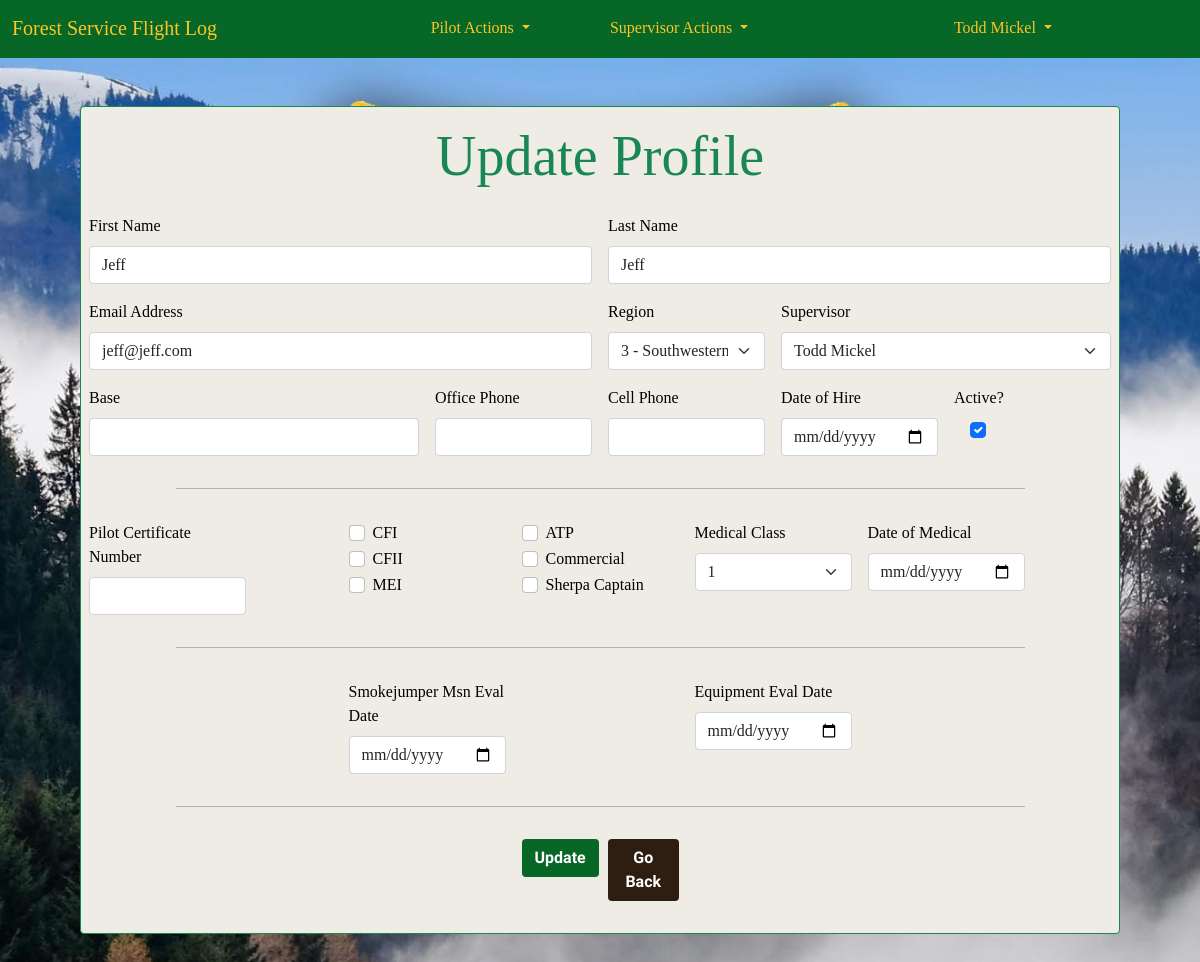
Before: /accounts/6/update/ (signed in) with the older database file.
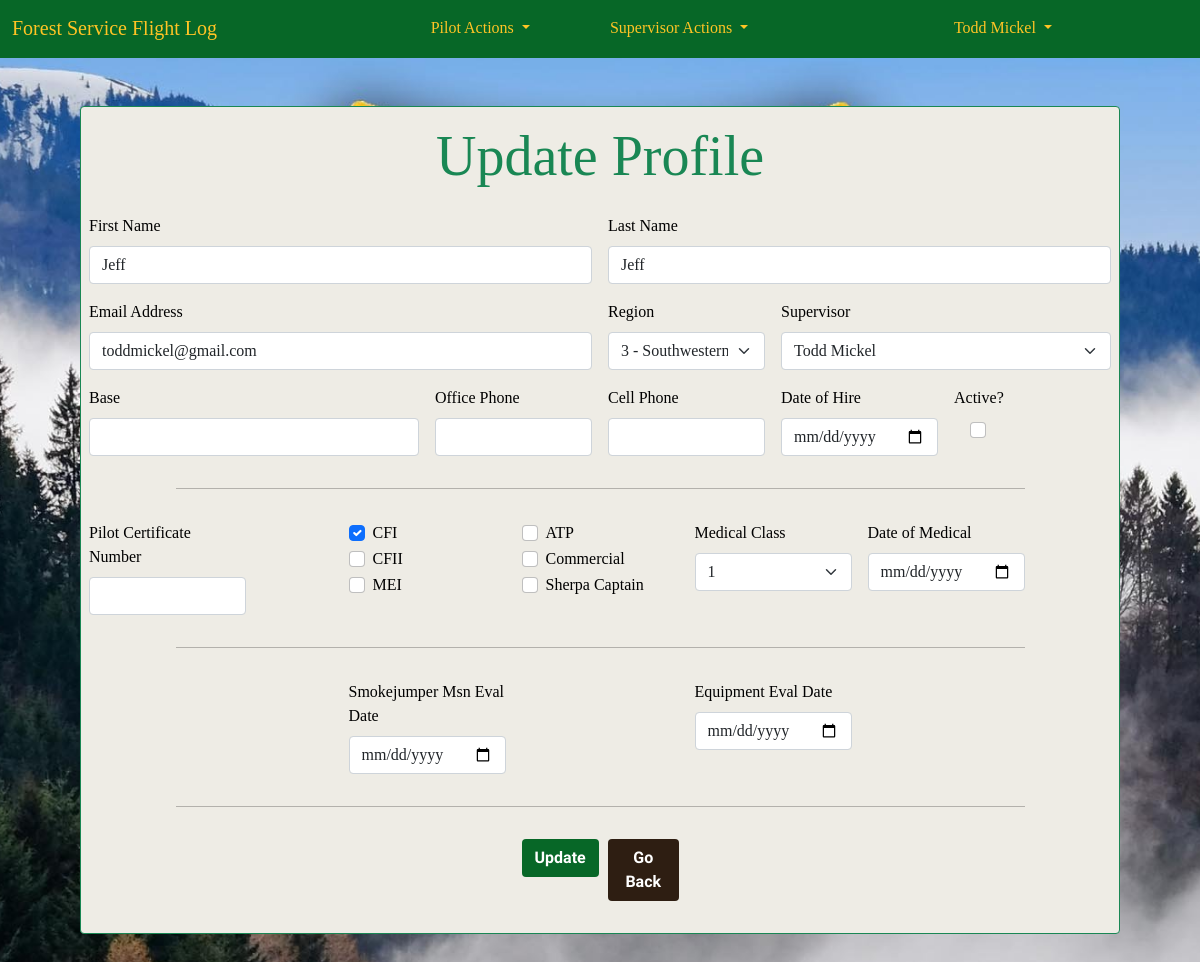
After: the same page with the newer database file.
### accounts/models.py (models this page shows, shortened)
class CustomUser(AbstractUser):
    REGION_CHOICES = [
        ('1', '1 - Northern'),
        ('2', '2 - Rocky Mountain'),
        ('3', '3 - Southwestern'),
        ('4', '4 - Intermountain'),
        ('5', '5 - Pacific Southwest'),
        ('6', '6 - Pacific Northwest'),
        ('8', '8 - Southern'),
        ('9', '9 - Eastern'),
        ('10', '10 - Alaska'),
        ('WO', 'Washington Office'),
    ]
    '''username = None
    email = models.EmailField(_('email address'), unique=True)'''
    region = models.CharField(
        max_length=4,
        choices=REGION_CHOICES,
        default='WO',
        null=False,
        blank=False
        )
    base = models.CharField(max_length=20, blank=True)
    office_phone = models.CharField(max_length=12, blank=True)
    cell_phone = models.CharField(max_length=12, blank=True)
    date_of_hire = models.DateField(null=True, blank=True)
    pilot_cert_number = models.CharField(max_length=20, blank=True)
    atp = models.BooleanField(default=False)
    cfi = models.BooleanField(default=False)
    cfii = models.BooleanField(default=False)
    mei = models.BooleanField(default=False)
    commercial_rating = models.BooleanField(default=False)
    medical_class = models.IntegerField(null=True, blank=True)
    date_of_medical = models.DateField(null=True, blank=True)
    user_supervisor = models.ForeignKey(
        'self',
        on_delete=models.PROTECT,
        limit_choices_to={'is_supervisor': True},
        blank=True,
        null=True
        )
    is_supervisor = models.BooleanField(default=False)
    is_captain = models.BooleanField(default=False)
    smokejumper_msn_eval_date = models.DateField(null=True, blank=True)
    equipment_eval_date = models.DateField(null=True, blank=True)
    order = ('username',)
    USERNAME_FIELD = 'username'
    REQUIRED_FIELDS = []
    def __str__(self):
        return f'{self.first_name} {self.last_name}'

### accounts/views.py (the view, shortened to what this page needs)
# urls.py: path("<int:pk>/update/", ProfileView.as_view(), name="profile")
class ProfileView(LoginRequiredMixin, generic.edit.UpdateView):
    model = CustomUser
    form_class = ProfileForm
    template_name = 'profile.html'

### accounts/forms.py
class ProfileForm(forms.ModelForm):
    class Meta:
        model = CustomUser
        fields = [
            'id', 'first_name', 'last_name', 'email',
            'region', 'user_supervisor', 'base', 'is_active',
            'office_phone', 'cell_phone', 'date_of_hire',
            'pilot_cert_number', 'atp', 'cfi', 'cfii', 'mei',
            'commercial_rating', 'medical_class', 'date_of_medical',
            'is_captain', 'smokejumper_msn_eval_date', 'equipment_eval_date',
            ]
        widgets = {
            'date_of_hire': widgets.DateInput(attrs={'type': 'date'}),
            'date_of_medical': widgets.DateInput(attrs={'type': 'date'}),
            'smokejumper_msn_eval_date': widgets.DateInput(attrs={'type': 'date'}),
            'equipment_eval_date': widgets.DateInput(attrs={'type': 'date'}),
            'medical_class': widgets.Select(choices=[
                ('1','1'),
                ('2','2'),
                ('3','3'),
            ])
        }
    def __init__(self, *args, **kwargs):
        super(ProfileForm, self).__init__(*args, **kwargs)
        for visible in self.visible_fields():
            visible.field.widget.attrs['class'] = 'form-control'

### templates/profile.html (shortened to what the changed rows need)
{% extends 'base.html' %}
{% load widget_tweaks %}
{% block content %}
{% if not user.is_supervisor and user.id != object.id %}
<div class="container border border-success rounded">
    <h3>You are not authorized to view or edit any profile other than your own.</h3>
</div>
{% else %}
    <form class="row prof-form g-3 border border-success rounded" action="" method="POST">
        <h1 class="display-4 text-center text-success">Update Profile</h1>
        <div class="col-md-6">
            <label for="id_first_name" class="form-label">First Name</label>
            {{ form.first_name }}
        </div>
        <div class="col-md-6">
            <label for="id_last_name" class="form-label">Last Name</label>
            {{ form.last_name }}
        </div>
        <div class="col-md-6">
            <label for="id_email" class="form-label">Email Address</label>
            {{ form.email }}
        </div>
        <div class="col-md-2">
            <label for="id_region" class="form-label">Region</label>
            {% render_field form.region class+="form-select" %}
        </div>
        <div class="col-md-4">
            <label for="id_user_supervisor" class="form-label">Supervisor</label>
            {% render_field form.user_supervisor class+="form-select" %}
        </div>
        <div class="col-md-4">
            <label for="id_base" class="form-label">Base</label>
            {{ form.base }}
        </div>
        <div class="col-md-2">
            <label for="id_office_phone" class="form-label">Office Phone</label>
            {{ form.office_phone }}
        </div>
        <div class="col-md-2">
            <label for="id_cell_phone" class="form-label">Cell Phone</label>
            {{ form.cell_phone }}
        </div>
        <div class="col-md-2">
            <label for="id_date_of_hire" class="form-label">Date of Hire</label>
            {{ form.date_of_hire }}
        </div>
        <div class="col-md-2">
            {% if user.is_supervisor and user.id != object.id %}
            <label for="id_is_active" class="form-label">Active?</label><br>
            &nbsp;&nbsp;&nbsp;&nbsp;{% render_field form.is_active class="form-check-input" %}
            {% endif %}
        </div>
        <div class="col-md-1"></div>
        <div class="col-md-10"><hr></div>
        <div class="col-md-1"></div>
        <div class="col-md-2">
            <label for="id_pilot_cert_number" class="form-label">Pilot Certificate Number</label>
            {{ form.pilot_cert_number }}
        </div>
        <div class="col-md-1"></div>
        <div class="col-md-2">
            <div class="form-check">
                <label for="id_cfi" class="form-check-label">CFI</label>
                {% render_field form.cfi class="form-check-input" %}
            </div>
            <div class="form-check">
                <label for="id_cfii" class="form-check-label">CFII</label>
                {% render_field form.cfii class="form-check-input" %}
            </div>
            <div class="form-check">
                <label for="id_mei" class="form-check-label">MEI</label>
                {% render_field form.mei class="form-check-input" %}
            </div>
        </div>
        <div class="col-2">
            <div class="form-check">
                <label for="id_atp" class="form-check-label">ATP</label>
                {% render_field form.atp class="form-check-input" %}
            </div>
            <div class="form-check">
                <label for="id_commercial_rating" class="form-check-label">Commercial</label>
                {% render_field form.commercial_rating class="form-check-input" %}
            </div>
            <div class="form-check">
                <label for="id_commercial_rating" class="form-check-label">Sherpa Captain</label>
                {% render_field form.is_captain class="form-check-input" %}
            </div>
        </div>
        <div class="col-md-2">
            <label for="id_medical_class" class="form-label">Medical Class</label>
            {% render_field form.medical_class class+="form-select" %}
        </div>
        <div class="col-md-2">
            <label for="id_date_of_hire" class="form-label">Date of Medical</label>
            {{ form.date_of_medical }}
        </div>
        <div class="col-md-1"></div>
        <div class="col-md-1"></div>
        <div class="col-md-10"><hr></div>
        <div class="col-md-1"></div>
        <div class="col-md-3"></div>
        <div class="col-md-2">
            <label for="id_smokejumper_msn_eval_date" class="form-label">Smokejumper Msn Eval Date</label>
            {{ form.smokejumper_msn_eval_date }}
        </div>
        <div class="col-md-2"></div>
        <div class="col-md-2">
            <label for="id_equipment_eval_date" class="form-label">Equipment Eval Date</label>
            {{ form.equipment_eval_date }}
        </div>
        <div class="col-md-3"></div>
        <div class="col-md-1"></div>
        <div class="col-md-10"><hr></div>
        <div class="col-md-1"></div>
        {% if object.id != user.id %}
        <div class="col-md-5"></div>
        <div class="col-md-1">
            <button class="btn submit_btn" type="submit">Update</button>
        </div>
        <div class="col-md-1">
            <a class="btn cancel_btn" href="{% url 'currency_board' %}">Go Back</a>
        </div>
        {% else %}
        <div class="d-grid gap-2 col-1 mx-auto">
            <button class="btn submit_btn" type="submit">Update</button>
        </div>
        {% endif %}
    </form>
    {% endif %}
{% endblock content %}

Changed rows visible on the page:
changed CustomUser "Jeff": email "jeff@jeff.com" → "toddmickel@gmail.com"; is_active "☑" → "☐"; cfi "☐" → "☑"
